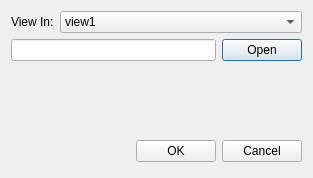
<?xml version="1.0" encoding="UTF-8"?>
<ui version="4.0">
 <class>Dialog</class>
 <widget class="QDialog" name="Dialog">
  <property name="geometry">
   <rect>
    <x>0</x>
    <y>0</y>
    <width>313</width>
    <height>178</height>
   </rect>
  </property>
  <property name="windowTitle">
   <string>Dialog</string>
  </property>
  <layout class="QVBoxLayout" name="verticalLayout_2">
   <item>
    <layout class="QVBoxLayout" name="verticalLayout">
     <item>
      <layout class="QHBoxLayout" name="horizontalLayout_2">
       <item>
        <widget class="QLabel" name="label">
         <property name="text">
          <string>View In:</string>
         </property>
        </widget>
       </item>
       <item>
        <widget class="QComboBox" name="comboBox">
         <property name="sizePolicy">
          <sizepolicy hsizetype="MinimumExpanding" vsizetype="Fixed">
           <horstretch>0</horstretch>
           <verstretch>0</verstretch>
          </sizepolicy>
         </property>
         <item>
          <property name="text">
           <string>view1</string>
          </property>
         </item>
         <item>
          <property name="text">
           <string>view2</string>
          </property>
         </item>
         <item>
          <property name="text">
           <string>view3</string>
          </property>
         </item>
        </widget>
       </item>
      </layout>
     </item>
     <item>
      <layout class="QHBoxLayout" name="horizontalLayout">
       <item>
        <widget class="QLineEdit" name="lineEdit">
         <property name="readOnly">
          <bool>true</bool>
         </property>
        </widget>
       </item>
       <item>
        <widget class="QPushButton" name="btOpen">
         <property name="text">
          <string>Open</string>
         </property>
        </widget>
       </item>
      </layout>
     </item>
    </layout>
   </item>
   <item>
    <spacer name="verticalSpacer">
     <property name="orientation">
      <enum>Qt::Vertical</enum>
     </property>
     <property name="sizeHint" stdset="0">
      <size>
       <width>20</width>
       <height>40</height>
      </size>
     </property>
    </spacer>
   </item>
   <item>
    <layout class="QHBoxLayout" name="horizontalLayout_3">
     <item>
      <spacer>
       <property name="orientation">
        <enum>Qt::Horizontal</enum>
       </property>
       <property name="sizeHint" stdset="0">
        <size>
         <width>131</width>
         <height>31</height>
        </size>
       </property>
      </spacer>
     </item>
     <item>
      <widget class="QPushButton" name="okButton">
       <property name="text">
        <string>OK</string>
       </property>
      </widget>
     </item>
     <item>
      <widget class="QPushButton" name="cancelButton">
       <property name="text">
        <string>Cancel</string>
       </property>
      </widget>
     </item>
    </layout>
   </item>
  </layout>
 </widget>
 <resources/>
 <connections>
  <connection>
   <sender>okButton</sender>
   <signal>clicked()</signal>
   <receiver>Dialog</receiver>
   <slot>accept()</slot>
   <hints>
    <hint type="sourcelabel">
     <x>278</x>
     <y>253</y>
    </hint>
    <hint type="destinationlabel">
     <x>96</x>
     <y>254</y>
    </hint>
   </hints>
  </connection>
  <connection>
   <sender>cancelButton</sender>
   <signal>clicked()</signal>
   <receiver>Dialog</receiver>
   <slot>reject()</slot>
   <hints>
    <hint type="sourcelabel">
     <x>369</x>
     <y>253</y>
    </hint>
    <hint type="destinationlabel">
     <x>179</x>
     <y>282</y>
    </hint>
   </hints>
  </connection>
 </connections>
</ui>
